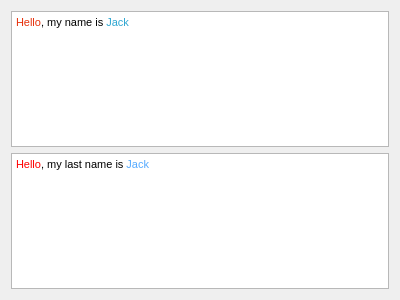
<?xml version="1.0" encoding="UTF-8"?>
<ui version="4.0">
 <class>Form</class>
 <widget class="QWidget" name="Form">
  <property name="geometry">
   <rect>
    <x>0</x>
    <y>0</y>
    <width>400</width>
    <height>300</height>
   </rect>
  </property>
  <property name="windowTitle">
   <string>Form</string>
  </property>
  <layout class="QGridLayout" name="gridLayout">
   <item row="0" column="0">
    <widget class="QTextBrowser" name="textBrowser">
     <property name="html">
      <string>&lt;!DOCTYPE HTML PUBLIC &quot;-//W3C//DTD HTML 4.0//EN&quot; &quot;http://www.w3.org/TR/REC-html40/strict.dtd&quot;&gt;
&lt;html&gt;&lt;head&gt;&lt;meta name=&quot;qrichtext&quot; content=&quot;1&quot; /&gt;&lt;style type=&quot;text/css&quot;&gt;
p, li { white-space: pre-wrap; }
&lt;/style&gt;&lt;/head&gt;&lt;body style=&quot; font-family:'MS Shell Dlg 2'; font-size:8.25pt; font-weight:400; font-style:normal;&quot;&gt;
&lt;p style=&quot; margin-top:0px; margin-bottom:0px; margin-left:0px; margin-right:0px; -qt-block-indent:0; text-indent:0px;&quot;&gt;&lt;span style=&quot; color:#e6310c;&quot;&gt;Hello&lt;/span&gt;, my name is &lt;span style=&quot; color:#2ea6d1;&quot;&gt;Jack&lt;/span&gt;&lt;/p&gt;&lt;/body&gt;&lt;/html&gt;</string>
     </property>
    </widget>
   </item>
   <item row="1" column="0">
    <widget class="QTextEdit" name="textEdit">
     <property name="html">
      <string>&lt;!DOCTYPE HTML PUBLIC &quot;-//W3C//DTD HTML 4.0//EN&quot; &quot;http://www.w3.org/TR/REC-html40/strict.dtd&quot;&gt;
&lt;html&gt;&lt;head&gt;&lt;meta name=&quot;qrichtext&quot; content=&quot;1&quot; /&gt;&lt;style type=&quot;text/css&quot;&gt;
p, li { white-space: pre-wrap; }
&lt;/style&gt;&lt;/head&gt;&lt;body style=&quot; font-family:'MS Shell Dlg 2'; font-size:8.25pt; font-weight:400; font-style:normal;&quot;&gt;
&lt;p style=&quot; margin-top:0px; margin-bottom:0px; margin-left:0px; margin-right:0px; -qt-block-indent:0; text-indent:0px;&quot;&gt;&lt;span style=&quot; color:#ff0000;&quot;&gt;Hello&lt;/span&gt;, my last name is &lt;span style=&quot; color:#55aaff;&quot;&gt;Jack&lt;/span&gt;&lt;/p&gt;&lt;/body&gt;&lt;/html&gt;</string>
     </property>
    </widget>
   </item>
  </layout>
 </widget>
 <resources/>
 <connections/>
</ui>
